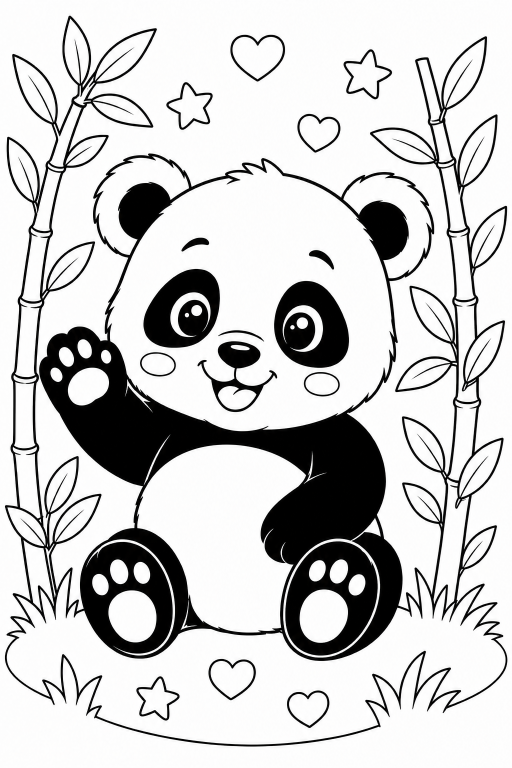
#> input picture assets/source_artwork/animals/cheerful_baby_panda_master.png, 1024 x 1536 px, found by its file name (shown at 1/2 size)
$ python run_requested.py
#> lines starting #> are read from the running program, lines starting #| are printed output that depends on the picture; after the words box and inside, x2 and y2 are one past the last pixel; in counts of white or black regions, pixels touching at a corner belong together
### tools/segmentation/segmentation_pipeline.py
from __future__ import annotations

from dataclasses import asdict, dataclass
from pathlib import Path
from typing import Any
import json
import time
from collections import deque

import cv2
import numpy as np
from PIL import Image


@dataclass(frozen=True)
class SegmentationConfig:
    threshold: int = 185
    morph_kernel: int = 0
    morph_iterations: int = 1
    dilate_iterations: int = 0
    min_region_area_pixels: int = 250
    min_region_area_percent: float = 0.015
    connectivity: int = 8
    label_min_area_pixels: int = 1500
    huge_region_warn_percent: float = 35.0
    excessive_region_warn_count: int = 300
    narrow_aspect_ratio_warn: float = 0.08


@dataclass
class RegionRecord:
    componentLabel: int
    id: str
    classification: str
    mapColorRgba: list[int]
    areaPixels: int
    areaPercent: float
    bounds: dict[str, int]
    centroid: dict[str, float]
    touchesBorder: bool
    aspectRatio: float


@dataclass
class SegmentationArtifacts:
    source_rgb: np.ndarray
    grayscale: np.ndarray
    binary_raw: np.ndarray
    binary_repaired: np.ndarray
    exterior_mask: np.ndarray
    candidate_mask: np.ndarray
    labels: np.ndarray
    region_map_rgba: np.ndarray
    debug_overlay_bgr: np.ndarray
    labeled_overlay_bgr: np.ndarray


@dataclass
class SegmentationResult:
    metadata: dict[str, Any]
    artifacts: SegmentationArtifacts


def _load_image_rgb(image_path: Path) -> np.ndarray:
    with Image.open(image_path) as img:
        if img.mode in ("RGBA", "LA"):
            background = Image.new("RGBA", img.size, (255, 255, 255, 255))
            img = Image.alpha_composite(background, img.convert("RGBA")).convert("RGB")
        else:
            img = img.convert("RGB")
        arr = np.array(img, dtype=np.uint8)
    return arr


def _barrier_from_threshold(grayscale: np.ndarray, threshold: int) -> np.ndarray:
    # Barrier pixels are darker than threshold.
    return (grayscale <= threshold).astype(np.uint8)


def _apply_morphology(barrier_mask: np.ndarray, config: SegmentationConfig) -> np.ndarray:
    repaired = (barrier_mask.astype(np.uint8) * 255)
    if config.morph_kernel and config.morph_kernel > 1:
        kernel = cv2.getStructuringElement(cv2.MORPH_ELLIPSE, (config.morph_kernel, config.morph_kernel))
        repaired = cv2.morphologyEx(repaired, cv2.MORPH_CLOSE, kernel, iterations=config.morph_iterations)
    if config.dilate_iterations and config.dilate_iterations > 0:
        kernel = cv2.getStructuringElement(cv2.MORPH_ELLIPSE, (3, 3))
        repaired = cv2.dilate(repaired, kernel, iterations=config.dilate_iterations)
    return (repaired > 0).astype(np.uint8)


def _flood_fill_exterior(open_mask: np.ndarray, connectivity: int) -> np.ndarray:
    h, w = open_mask.shape
    exterior = np.zeros((h, w), dtype=np.uint8)
    q: deque[tuple[int, int]] = deque()

    def maybe_enqueue(y: int, x: int) -> None:
        if open_mask[y, x] == 1 and exterior[y, x] == 0:
            exterior[y, x] = 1
            q.append((y, x))

    for x in range(w):
        maybe_enqueue(0, x)
        maybe_enqueue(h - 1, x)
    for y in range(h):
        maybe_enqueue(y, 0)
        maybe_enqueue(y, w - 1)

    if connectivity == 4:
        neighbors = [(-1, 0), (1, 0), (0, -1), (0, 1)]
    else:
        neighbors = [
            (-1, 0),
            (1, 0),
            (0, -1),
            (0, 1),
            (-1, -1),
            (-1, 1),
            (1, -1),
            (1, 1),
        ]

    while q:
        y, x = q.popleft()
        for dy, dx in neighbors:
            ny, nx = y + dy, x + dx
            if ny < 0 or ny >= h or nx < 0 or nx >= w:
                continue
            if open_mask[ny, nx] == 1 and exterior[ny, nx] == 0:
                exterior[ny, nx] = 1
                q.append((ny, nx))

    return exterior


def _encode_region_color(index: int) -> list[int]:
    # Deterministic color generation for region-map and debug overlays.
    seed = (index * 2654435761) & 0xFFFFFFFF
    r = ((seed >> 16) & 0xFF) ^ 0x55
    g = ((seed >> 8) & 0xFF) ^ 0xAA
    b = (seed & 0xFF) ^ 0x33
    if r < 20 and g < 20 and b < 20:
        r = 40
    if r > 245 and g > 245 and b > 245:
        b = 180
    return [int(r), int(g), int(b), 255]


def _build_region_records(
    component_count: int,
    labels: np.ndarray,
    stats: np.ndarray,
    centroids: np.ndarray,
    image_shape: tuple[int, int],
    config: SegmentationConfig,
) -> tuple[list[RegionRecord], list[RegionRecord], list[dict[str, Any]]]:
    h, w = image_shape
    total_pixels = float(h * w)

    raw: list[dict[str, Any]] = []
    for label in range(1, component_count):
        area = int(stats[label, cv2.CC_STAT_AREA])
        x = int(stats[label, cv2.CC_STAT_LEFT])
        y = int(stats[label, cv2.CC_STAT_TOP])
        bw = int(stats[label, cv2.CC_STAT_WIDTH])
        bh = int(stats[label, cv2.CC_STAT_HEIGHT])
        cx = float(centroids[label, 0])
        cy = float(centroids[label, 1])
        area_percent = (area / total_pixels) * 100.0
        touches_border = x == 0 or y == 0 or (x + bw) >= w or (y + bh) >= h
        aspect_ratio = (min(bw, bh) / max(bw, bh)) if max(bw, bh) > 0 else 0.0

        raw.append(
            {
                "componentLabel": label,
                "areaPixels": area,
                "areaPercent": area_percent,
                "bounds": {"x": x, "y": y, "width": bw, "height": bh},
                "centroid": {"x": cx, "y": cy},
                "touchesBorder": touches_border,
                "aspectRatio": aspect_ratio,
            }
        )

    # Deterministic ordering: centroid Y, then centroid X, then area descending, then component label.
    raw.sort(
        key=lambda r: (
            round(r["centroid"]["y"], 6),
            round(r["centroid"]["x"], 6),
            -r["areaPixels"],
            r["componentLabel"],
        )
    )

    accepted: list[RegionRecord] = []
    flagged: list[RegionRecord] = []

    for idx, item in enumerate(raw, start=1):
        area_ok = item["areaPixels"] >= config.min_region_area_pixels
        percent_ok = item["areaPercent"] >= config.min_region_area_percent

        min_dim_px = int(min(item["bounds"]["width"], item["bounds"]["height"]))
        max_dim_px = int(max(item["bounds"]["width"], item["bounds"]["height"]))

        # Rescue a narrow class of enclosed, near-threshold connector pockets that
        # are often legitimate color regions but can fall just below strict area cutoffs.
        rescue_near_threshold_connector = False
        if config.min_region_area_pixels >= 200 and config.min_region_area_percent > 0.0:
            rescue_near_threshold_connector = (
                not item["touchesBorder"]
                and item["areaPixels"] >= int(round(config.min_region_area_pixels * 0.55))
                and item["areaPercent"] >= (config.min_region_area_percent * 0.55)
                and min_dim_px >= int(round(config.min_region_area_pixels * 0.048))
                and min_dim_px <= int(round(config.min_region_area_pixels * 0.06))
                and max_dim_px >= int(round(config.min_region_area_pixels * 0.11))
                and max_dim_px <= int(round(config.min_region_area_pixels * 0.14))
                and item["aspectRatio"] >= 0.30
            )

        classification = "ACCEPTED" if (area_ok and percent_ok) or rescue_near_threshold_connector else "FLAGGED_TOO_SMALL"
        rid = f"region-{idx:03d}"
        color = _encode_region_color(idx)
        record = RegionRecord(
            componentLabel=int(item["componentLabel"]),
            id=rid,
            classification=classification,
            mapColorRgba=color,
            areaPixels=int(item["areaPixels"]),
            areaPercent=float(item["areaPercent"]),
            bounds=item["bounds"],
            centroid=item["centroid"],
            touchesBorder=bool(item["touchesBorder"]),
            aspectRatio=float(item["aspectRatio"]),
        )
        if classification == "ACCEPTED":
            accepted.append(record)
        else:
            flagged.append(record)

    return accepted, flagged, raw


def _render_region_map(
    labels: np.ndarray,
    accepted: list[RegionRecord],
    flagged: list[RegionRecord],
    barrier_mask: np.ndarray,
    exterior_mask: np.ndarray,
) -> np.ndarray:
    h, w = labels.shape
    out = np.zeros((h, w, 4), dtype=np.uint8)

    # Reserved values.
    barrier_color = np.array([0, 0, 0, 255], dtype=np.uint8)
    exterior_color = np.array([255, 255, 255, 0], dtype=np.uint8)

    out[exterior_mask == 1] = exterior_color
    out[barrier_mask == 1] = barrier_color

    records = accepted + flagged
    label_to_color = {r.componentLabel: np.array(r.mapColorRgba, dtype=np.uint8) for r in records}

    for label, color in label_to_color.items():
        out[labels == label] = color

    return out


def _render_debug_overlay(
    source_rgb: np.ndarray,
    barrier_mask: np.ndarray,
    labels: np.ndarray,
    accepted: list[RegionRecord],
    flagged: list[RegionRecord],
) -> tuple[np.ndarray, np.ndarray]:
    h, w, _ = source_rgb.shape
    base = np.full((h, w, 3), 255, dtype=np.uint8)
    colors = np.zeros_like(base)

    alpha_accepted = 0.62
    alpha_flagged = 0.5

    for rec in accepted:
        mask = labels == rec.componentLabel
        c = np.array(rec.mapColorRgba[:3], dtype=np.uint8)
        colors[mask] = c
        base[mask] = ((1.0 - alpha_accepted) * base[mask] + alpha_accepted * c).astype(np.uint8)

    for rec in flagged:
        mask = labels == rec.componentLabel
        c = np.array(rec.mapColorRgba[:3], dtype=np.uint8)
        colors[mask] = c
        base[mask] = ((1.0 - alpha_flagged) * base[mask] + alpha_flagged * c).astype(np.uint8)

    # Keep line art and barriers visible.
    base[barrier_mask == 1] = np.array([0, 0, 0], dtype=np.uint8)

    labeled = base.copy()
    for rec in accepted:
        if rec.areaPixels < 1:
            continue
        if rec.areaPixels < 500:
            continue
        x = int(round(rec.centroid["x"]))
        y = int(round(rec.centroid["y"]))
        x = max(0, min(w - 1, x))
        y = max(0, min(h - 1, y))
        cv2.putText(
            labeled,
            rec.id,
            (x, y),
            cv2.FONT_HERSHEY_SIMPLEX,
            0.35,
            (30, 30, 30),
            1,
            cv2.LINE_AA,
        )

    return base, labeled


def segment_image_array(
    image_rgb: np.ndarray,
    source_path: Path,
    config: SegmentationConfig,
    schema_version: str = "1.0.0",
    variant_name: str | None = None,
    barrier_override: np.ndarray | None = None,
) -> SegmentationResult:
    if image_rgb.ndim != 3 or image_rgb.shape[2] != 3:
        raise ValueError("image_rgb must be an HxWx3 RGB array")

    start = time.perf_counter()

    h, w, _ = image_rgb.shape
    total_pixels = h * w
    grayscale = cv2.cvtColor(image_rgb, cv2.COLOR_RGB2GRAY)

    binary_raw = _barrier_from_threshold(grayscale, config.threshold)
    binary_repaired = _apply_morphology(binary_raw, config)
    if barrier_override is not None:
        if barrier_override.shape != binary_repaired.shape:
            raise ValueError("barrier_override must match computed barrier mask shape")
        binary_repaired = (barrier_override > 0).astype(np.uint8)

    open_mask = (binary_repaired == 0).astype(np.uint8)
    exterior_mask = _flood_fill_exterior(open_mask, config.connectivity)

    candidate_mask = ((open_mask == 1) & (exterior_mask == 0)).astype(np.uint8)

    component_count, labels, stats, centroids = cv2.connectedComponentsWithStats(
        candidate_mask, connectivity=config.connectivity
    )

    accepted, flagged, raw_sorted = _build_region_records(
        component_count,
        labels,
        stats,
        centroids,
        (h, w),
        config,
    )

    region_map = _render_region_map(labels, accepted, flagged, binary_repaired, exterior_mask)
    debug_bgr, labeled_bgr = _render_debug_overlay(image_rgb, binary_repaired, labels, accepted, flagged)

    exterior_pixels = int(exterior_mask.sum())
    exterior_percent = (exterior_pixels / total_pixels) * 100.0

    warnings: list[dict[str, Any]] = []

    if len(raw_sorted) > config.excessive_region_warn_count:
        warnings.append(
            {
                "code": "EXCESSIVE_REGION_COUNT",
                "message": f"Detected {len(raw_sorted)} candidate regions; verify threshold and morphology.",
                "value": len(raw_sorted),
            }
        )

    if raw_sorted:
        largest = max(raw_sorted, key=lambda r: r["areaPixels"])
        if largest["areaPercent"] >= config.huge_region_warn_percent:
            warnings.append(
                {
                    "code": "HUGE_COMPONENT",
                    "message": "A very large non-exterior component was detected; likely leakage or merged zones.",
                    "value": round(float(largest["areaPercent"]), 4),
                }
            )

    border_touch_count = sum(1 for r in raw_sorted if r["touchesBorder"])
    if border_touch_count > 0:
        warnings.append(
            {
                "code": "BORDER_TOUCHING_COMPONENTS",
                "message": "Some non-exterior components touch image border; inspect for leakage.",
                "value": int(border_touch_count),
            }
        )

    narrow_count = sum(
        1
        for r in raw_sorted
        if r["aspectRatio"] < config.narrow_aspect_ratio_warn and r["areaPixels"] >= config.min_region_area_pixels
    )
    if narrow_count > 0:
        warnings.append(
            {
                "code": "NARROW_COMPONENTS",
                "message": "Detected narrow accepted components that may be artifacts.",
                "value": int(narrow_count),
            }
        )

    elapsed_ms = (time.perf_counter() - start) * 1000.0

    metadata = {
        "schemaVersion": schema_version,
        "variantName": variant_name,
        "source": {
            "filename": source_path.name,
            "path": str(source_path),
            "width": int(w),
            "height": int(h),
            "mode": "RGB",
            "totalPixels": int(total_pixels),
        },
        "settings": {
            "threshold": config.threshold,
            "morphology": {
                "kernel": config.morph_kernel,
                "iterations": config.morph_iterations,
                "dilateIterations": config.dilate_iterations,
            },
            "connectivity": config.connectivity,
            "minRegionAreaPixels": config.min_region_area_pixels,
            "minRegionAreaPercent": config.min_region_area_percent,
            "deterministicOrdering": "centroidY asc, centroidX asc, areaPixels desc, componentLabel asc",
        },
        "metrics": {
            "totalConnectedComponents": int(max(component_count - 1, 0)),
            "acceptedRegionCount": len(accepted),
            "flaggedTooSmallCount": len(flagged),
            "exterior": {
                "pixelCount": exterior_pixels,
                "percent": exterior_percent,
            },
            "runtimeMs": elapsed_ms,
        },
        "reservedMapColors": {
            "barrier": [0, 0, 0, 255],
            "exterior": [255, 255, 255, 0],
        },
        "warnings": warnings,
        "acceptedRegions": [asdict(r) for r in accepted],
        "flaggedTooSmallRegions": [asdict(r) for r in flagged],
    }

    artifacts = SegmentationArtifacts(
        source_rgb=image_rgb,
        grayscale=grayscale,
        binary_raw=binary_raw,
        binary_repaired=binary_repaired,
        exterior_mask=exterior_mask,
        candidate_mask=candidate_mask,
        labels=labels,
        region_map_rgba=region_map,
        debug_overlay_bgr=debug_bgr,
        labeled_overlay_bgr=labeled_bgr,
    )

    return SegmentationResult(metadata=metadata, artifacts=artifacts)


def segment_image_file(
    image_path: Path,
    config: SegmentationConfig,
    schema_version: str = "1.0.0",
    variant_name: str | None = None,
    barrier_override: np.ndarray | None = None,
) -> SegmentationResult:
    image_rgb = _load_image_rgb(image_path)
#> in _load_image_rgb, img is the input picture: PIL image 1024x1536 RGB; mean R, G, B 201.9, 201.8, 201.8
    return segment_image_array(
        image_rgb=image_rgb,
        source_path=image_path,
        config=config,
        schema_version=schema_version,
        variant_name=variant_name,
        barrier_override=barrier_override,
    )
#> in _barrier_from_threshold, `return (grayscale <= threshold).astype(np.uint8)`:
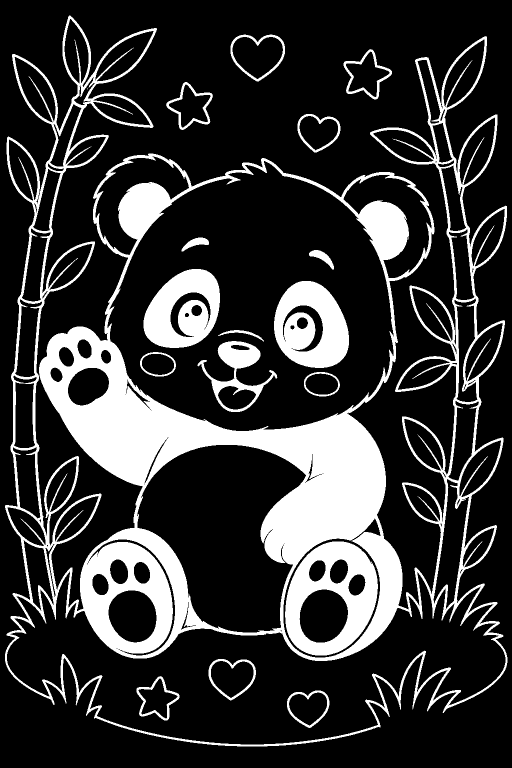
#> returned value: shape (1536, 1024) (shown at 1/2 size); values 0 (black) and 1 (white), 21.1% white; 18 white regions (1 under 20 px), largest, box (x1, y1, x2, y2) and area: (10, 31, 1015, 1493) 258549, (570, 1083, 756, 1311) 21282, (548, 562, 698, 736) 17629
#> in segment_image_array, `exterior_mask = _flood_fill_exterior(open_mask, config.connectivity)`:
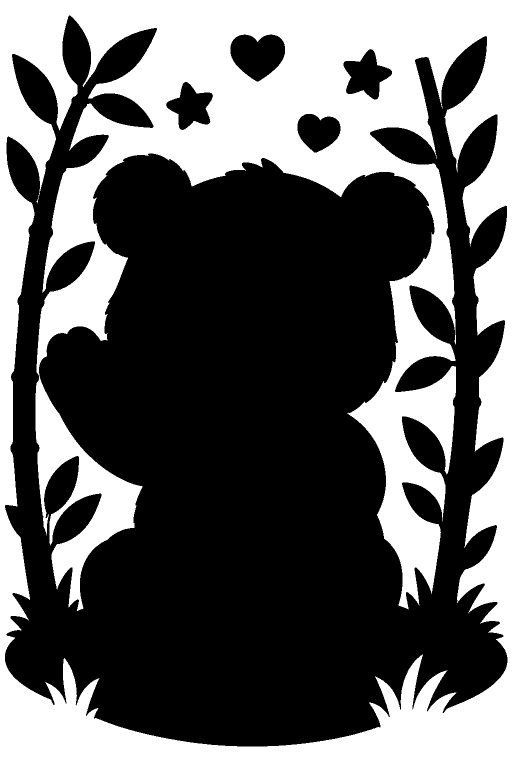
#> exterior_mask: shape (1536, 1024) (shown at 1/2 size); values 0 (black) and 1 (white), 37.9% white; 1 white region, box (x1, y1, x2, y2) and area: (0, 0, 1024, 1536) 596447
#> in segment_image_array, `candidate_mask = ((open_mask == 1) & (exterior_mask == 0)).astype(np.u..`:
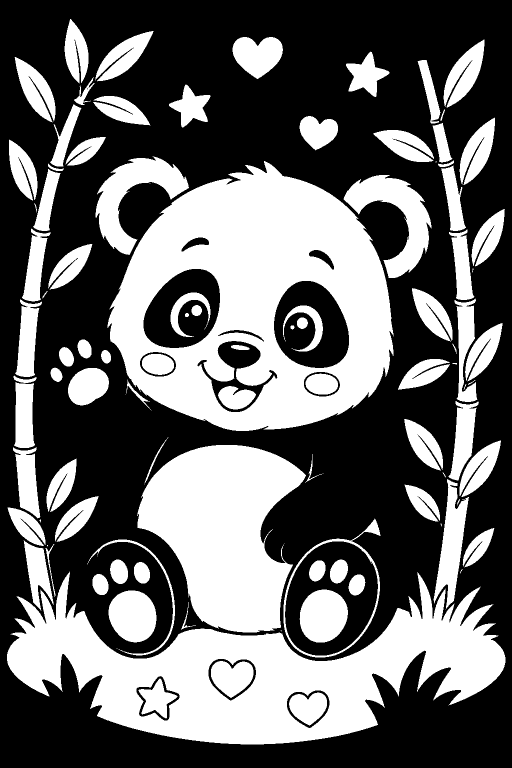
#> candidate_mask: shape (1536, 1024) (shown at 1/2 size); values 0 (black) and 1 (white), 41% white; 107 white regions (19 under 20 px), largest, box (x1, y1, x2, y2) and area: (215, 322, 788, 862) 174121, (14, 1143, 1011, 1489) 146453, (274, 890, 612, 1265) 80790
#> in segment_image_array, `component_count, labels, stats, centroids = cv2.connectedComponentsWit..`:
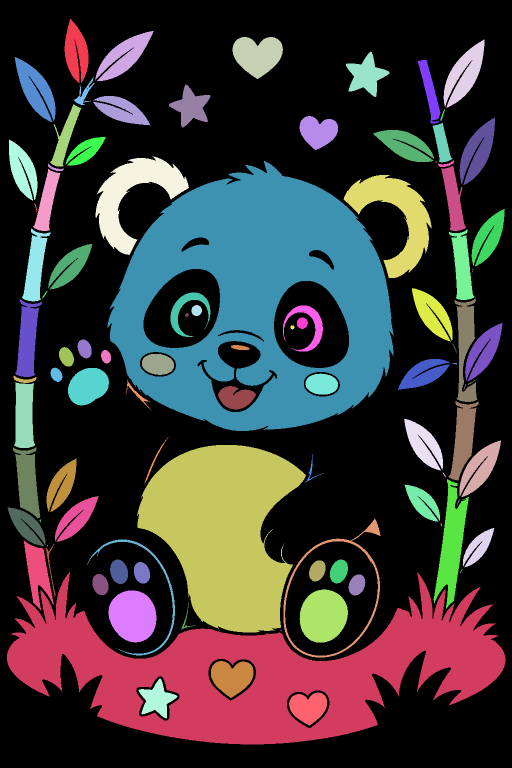
#> labels: shape (1536, 1024) int32 (shown at 1/2 size); 108 distinct labels, from 0 to 107; one colour per label, 0 black
#> in segment_image_array, `component_count, labels, stats, centroids = cv2.connectedComponentsWit..`: component_count = 108; stats = 108 rows, first 6: [0, 0, 1024, 1536, 928638], [129, 38, 48, 129, 3923], [190, 62, 117, 101, 4974], [465, 74, 101, 84, 5902], [887, 79, 82, 136, 5363], [692, 103, 87, 91, 3716]; centroids = 108 pairs, first value 45.3 to 975.9, second value 103.6 to 1414.1
#> the loop in _build_region_records, `for label in range(1, component_count):` made 107 passes
#> (area, x, y, bw, bh, cx, cy, area_percent) on passes 1 to 8: (3923, 129, 38, 48, 129, 151.9, 103.6, 0.249), (4974, 190, 62, 117, 101, 246.8, 112.6, 0.316), (5902, 465, 74, 101, 84, 514.9, 109.7, 0.375), (5363, 887, 79, 82, 136, 927.9, 148.3, 0.341), (3716, 692, 103, 87, 91, 732.1, 150.2, 0.236), (5015, 29, 114, 82, 131, 71.7, 179.3, 0.319), (2285, 835, 120, 46, 127, 859.2, 181.5, 0.145), (605, 148, 154, 41, 56, 167.3, 188.4, 0.0385)
#> after the loop in _build_region_records, `for label in range(1, component_count):`: raw = 107 items
#> the loop in _build_region_records, `for idx, item in enumerate(raw, start=1):` made 107 passes
#> (min_dim_px, max_dim_px, rid, seed in _encode_region_color, g in _encode_region_color, color) on passes 1 to 6: (48, 129, 'region-001', 2654435761, 211, [98, 211, 130, 255]), (84, 101, 'region-002', 1013904226, 89, [59, 89, 81, 255]), (101, 117, 'region-003', 3668339987, 199, [243, 199, 32, 255]), (82, 136, 'region-004', 2027808452, 76, [136, 76, 247, 255]), (87, 91, 'region-005', 387276917, 202, [64, 202, 70, 255]), (82, 131, 'region-006', 3041712678, 112, [25, 112, 21, 255])
#> the loop in _render_region_map, `for label, color in label_to_color.items():` made 107 passes
#> (label, color) on passes 1 to 8: (1, [98, 211, 130, 255]), (3, [59, 89, 81, 255]), (2, [243, 199, 32, 255]), (4, [136, 76, 247, 255]), (5, [64, 202, 70, 255]), (6, [25, 112, 21, 255]), (7, [209, 249, 228, 255]), (8, [238, 103, 187, 255])
#> after the loop in _render_region_map, `for label, color in label_to_color.items():`:
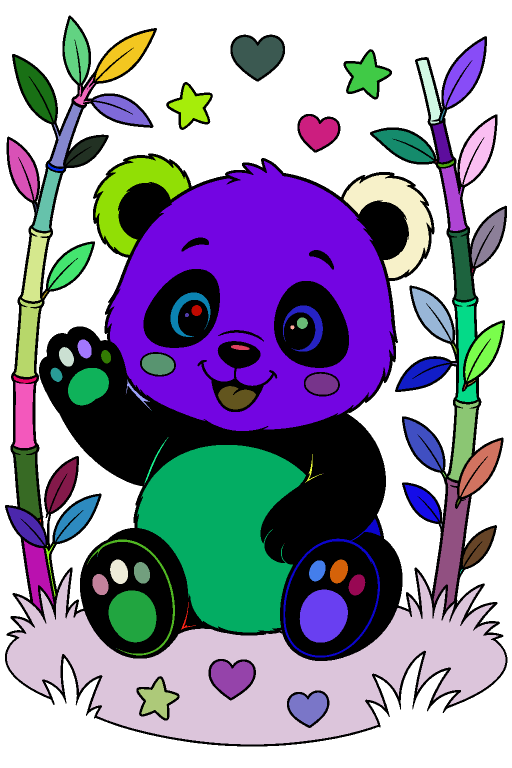
#> out: shape (1536, 1024, 4) (shown at 1/2 size); mean of channels 0, 1, 2, 3 149.4, 145.8, 167.7, 158.3; transparent parts drawn white
#> the loop in _render_debug_overlay, `for rec in accepted:` made 77 passes
#> (the rest of the program and of its run is left out)
